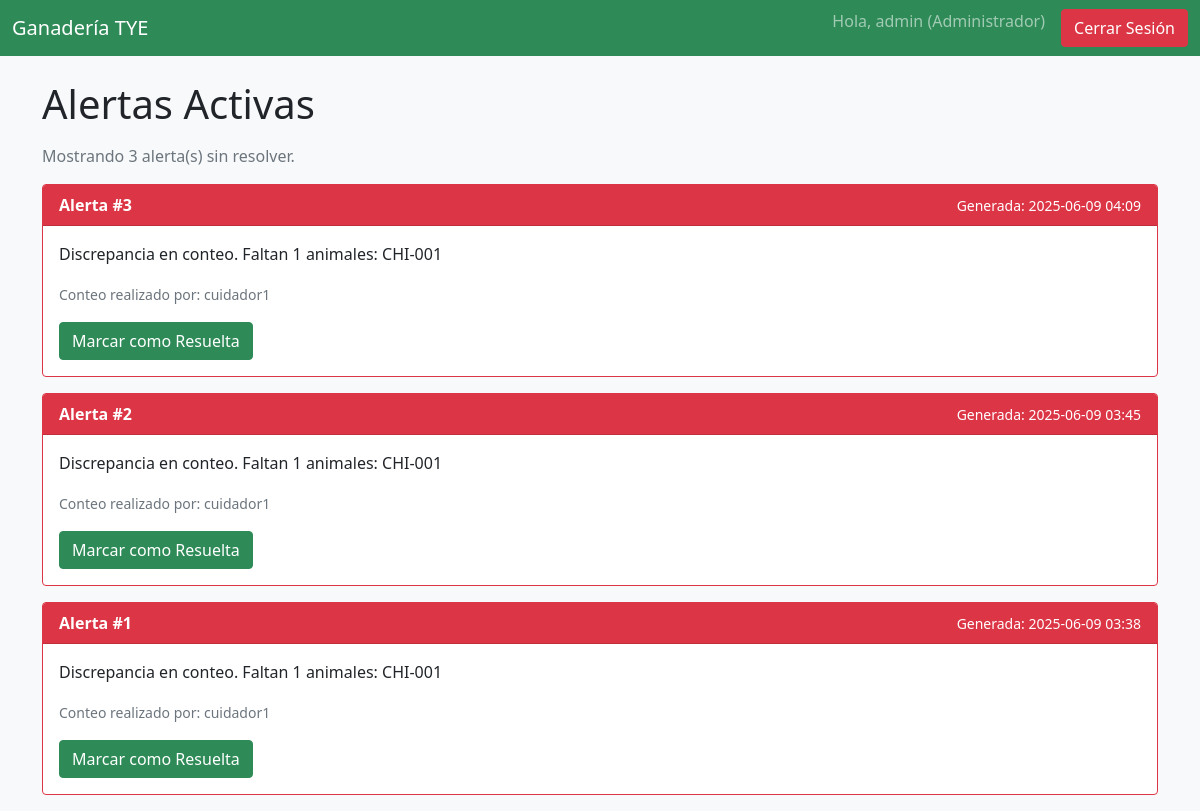
Page /gestionar_alertas (signed in) on the earlier database version.
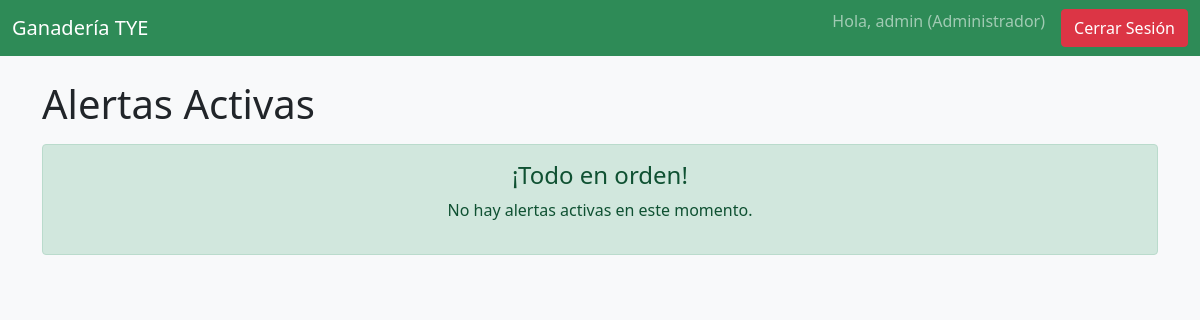
Same page on the later database version.
### app.py (models this page shows)
class Alerta(db.Model):
    id = db.Column(db.Integer, primary_key=True)
    mensaje = db.Column(db.Text, nullable=False)
    resuelta = db.Column(db.Boolean, default=False, nullable=False)
    conteo_id = db.Column(db.Integer, db.ForeignKey('conteo.id'), nullable=False)

class Conteo(db.Model):
    id = db.Column(db.Integer, primary_key=True)
    fecha_hora = db.Column(db.DateTime, nullable=False, default=datetime.utcnow)
    animales_esperados = db.Column(db.Integer, nullable=False)
    animales_contados = db.Column(db.Integer, nullable=False)
    user_id = db.Column(db.Integer, db.ForeignKey('user.id'), nullable=False)
    alerta = db.relationship('Alerta', backref='conteo', uselist=False, cascade="all, delete-orphan")

class User(db.Model):
    id = db.Column(db.Integer, primary_key=True)
    username = db.Column(db.String(80), unique=True, nullable=False)
    password_hash = db.Column(db.String(128), nullable=False)
    rol = db.Column(db.String(50), nullable=False)
    conteos = db.relationship('Conteo', backref='cuidador', lazy=True)

### app.py (the view)
@app.route('/gestionar_alertas')
def gestionar_alertas():
    if 'user_id' not in session or session['user_rol'] != 'Administrador': return redirect(url_for('login'))
    alertas_activas = Alerta.query.filter_by(resuelta=False).order_by(Alerta.id.desc()).all()
    return render_template('gestionar_alertas.html', alertas=alertas_activas)

### Templates/gestionar_alertas.html (shortened to what this page needs)
{% extends "base.html" %}
{% block content %}
<div class="d-flex justify-content-between align-items-center mb-3">
    <h1 class="mb-0">Alertas Activas</h1>
</div>
{% if alertas %}
    <p class="text-muted">Mostrando {{ alertas|length }} alerta(s) sin resolver.</p>
    {% for alerta in alertas %}
        <div class="card border-danger mb-3">
            <div class="card-header bg-danger text-white d-flex justify-content-between align-items-center">
                <strong>Alerta #{{ alerta.id }}</strong>
                <small>Generada: {{ alerta.conteo.fecha_hora.strftime('%Y-%m-%d %H:%M') }}</small>
            </div>
            <div class="card-body">
                <p class="card-text">{{ alerta.mensaje }}</p>
                <p class="card-text"><small class="text-muted">Conteo realizado por: {{ alerta.conteo.cuidador.username }}</small></p>
                <a href="{{ url_for('resolver_alerta', alerta_id=alerta.id) }}" class="btn btn-primary">Marcar como Resuelta</a>
            </div>
        </div>
    {% endfor %}
{% else %}
    <div class="alert alert-success text-center">
        <h4>¡Todo en orden!</h4>
        <p>No hay alertas activas en este momento.</p>
    </div>
{% endif %}
{% endblock %}

Differences in the rows shown:
no longer on this page (row edited): Alerta: id "3", conteo.fecha_hora "2025-06-09 04:09", mensaje "Discrepancia en conteo. Faltan 1 animales: CHI-001", conteo.cuidador.username "cuidador1"
no longer on this page (row edited): Alerta: id "2", conteo.fecha_hora "2025-06-09 03:45", mensaje "Discrepancia en conteo. Faltan 1 animales: CHI-001", conteo.cuidador.username "cuidador1"
no longer on this page (row edited): Alerta: id "1", conteo.fecha_hora "2025-06-09 03:38", mensaje "Discrepancia en conteo. Faltan 1 animales: CHI-001", conteo.cuidador.username "cuidador1"
Other differences:
{{ alertas|length }}: "3" → (not shown)
text no longer shown: "Mostrando alerta(s) sin resolver."
text now shown: "¡Todo en orden! No hay alertas activas en este momento."
